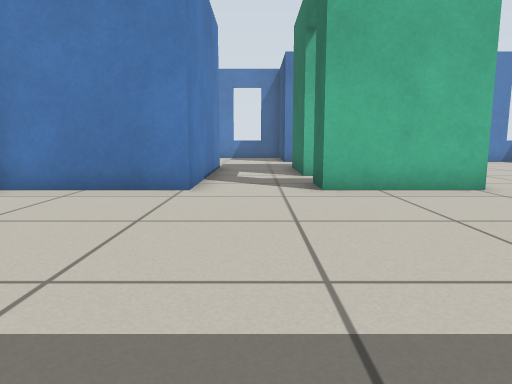
[1] (above)

16 first-person views from a walk through a robot-simulator world made for Gazebo. The camera is 0.5 m above the floor, tilts 8° down and sees 70° across. The floor is counted in squares, 0.5 m on a side. Each view is taken from the middle of a square. On the plan, view 1 faces up. The plan holds only what a view shows up to about 13 squares ahead; the rest is blank.

[2]
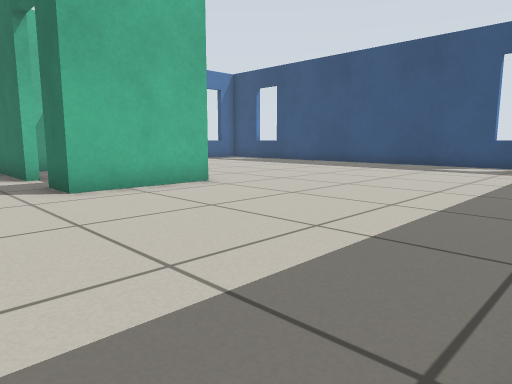

[3]
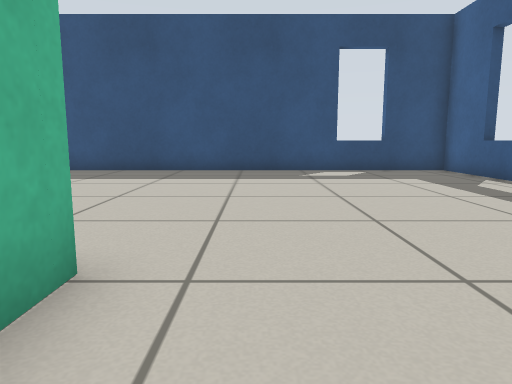

[4]
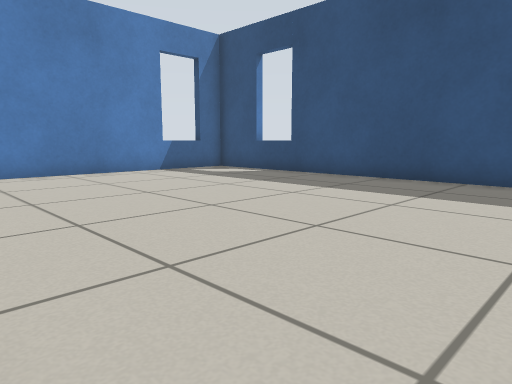

[5]
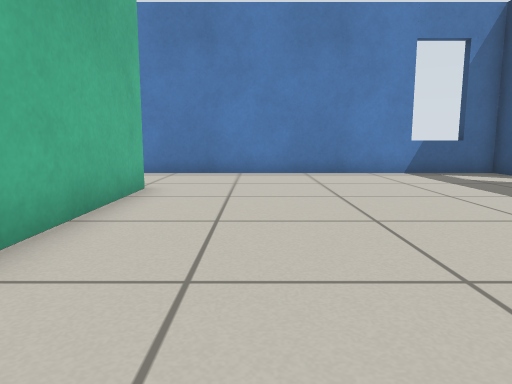

[6]
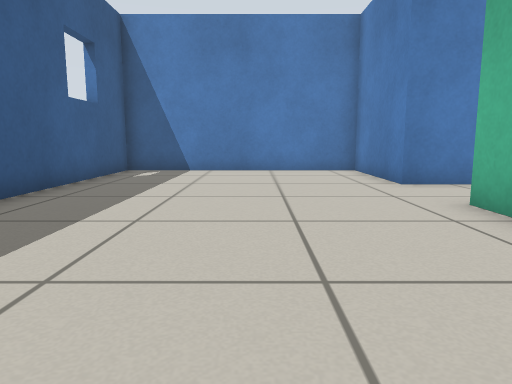

[7]
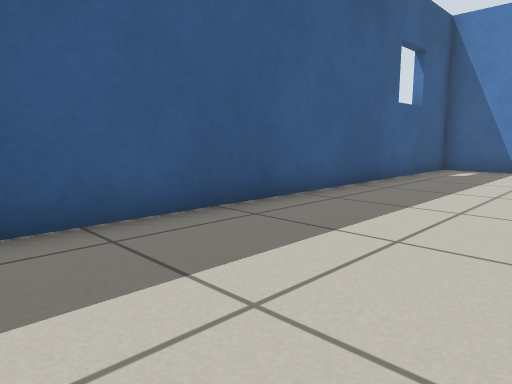

[8]
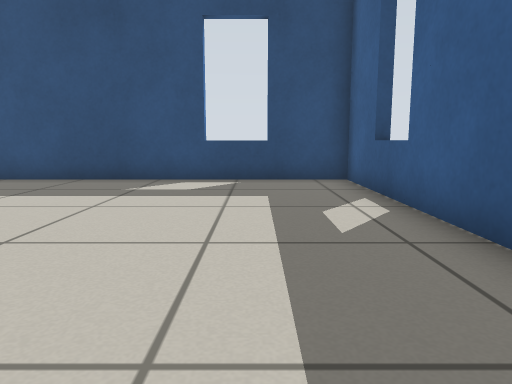

[9]
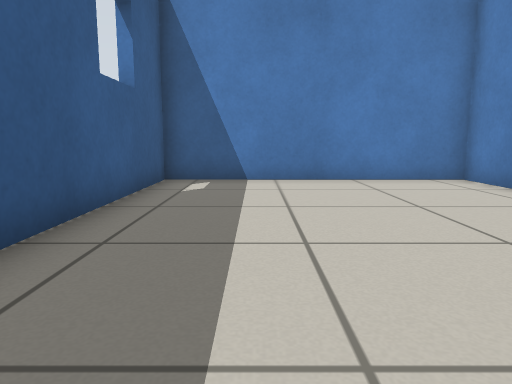

[10]
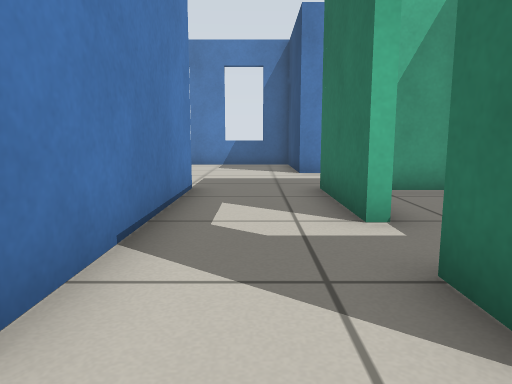

[11]
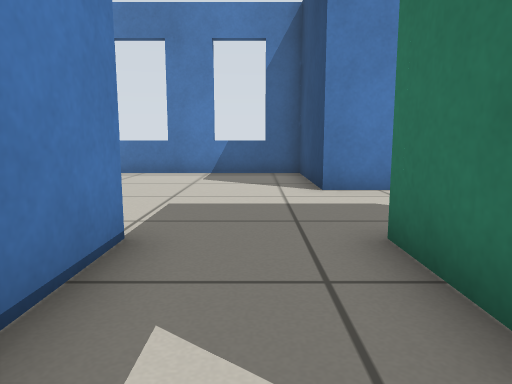

[12]
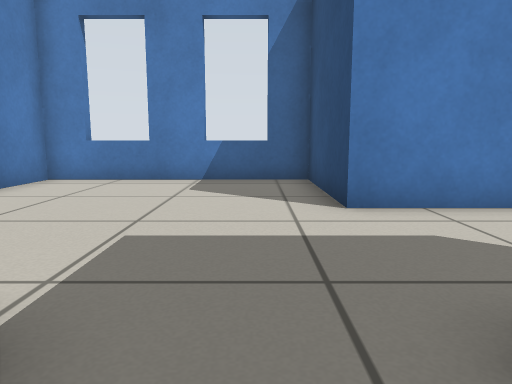

[13]
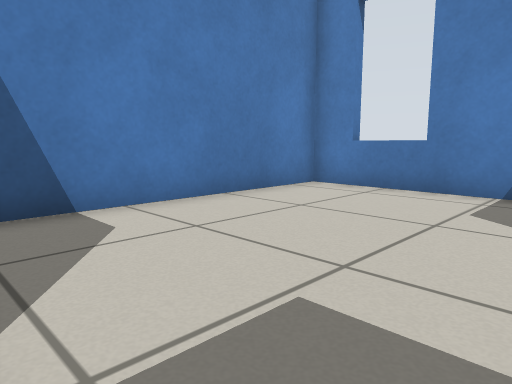

[14]
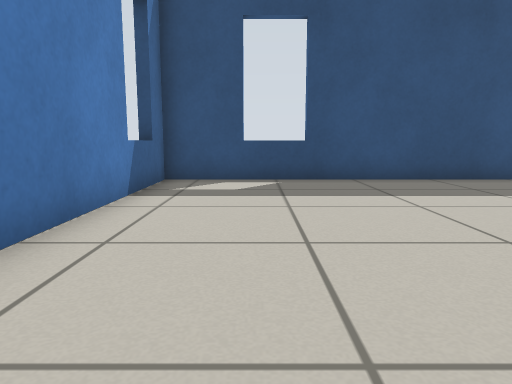

[15]
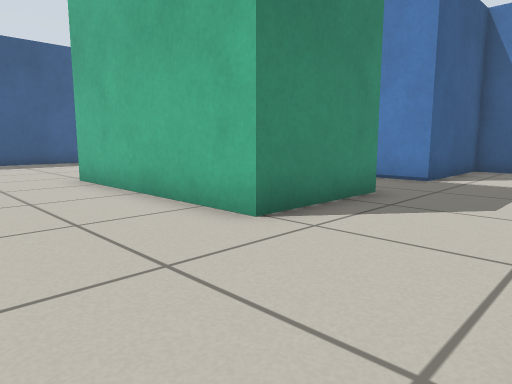

[16]
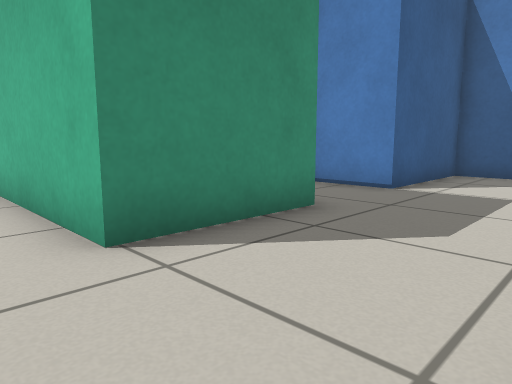

### Floor plan
Ten units are one square. View 1 is at (0, 0); x grows to the right and y downward. Boxes are objects, and circles mark ways between rooms. Rooms are numbered by the first view taken in them; rooms with no view inside come last. Other rooms are left out.
<svg viewBox="-58 -222 211 235">
<path fill="none" stroke="#000" d="M46 -137 46 -73 14 -73M-13 -73 -53 -73 -53 3 144 3 144 -173 54 -173M148 -33 143 -33M143 -17 148 -17M123 8 123 2M142 -137 147 -137M-33 2 -33 8M148 -153 143 -153M134 -172 134 -177M-13 -217 -13 -212M14 -104 14 -137 46 -137M54 -173 14 -173 14 -214 -53 -214 -53 -137 -13 -137 -13 -73M-43 -217 -43 -212M14 -73 14 -86M39 -133 24 -133"/>
<circle cx="-5" cy="-80" r="3" fill="#2a7"/>
<circle cx="47" cy="-160" r="3" fill="#2a7"/>
<circle cx="15" cy="-95" r="3" fill="#2a7"/>
<text x="60" y="-70">1</text>
<text x="-10" y="-160">2</text>
<text x="30" y="-110">3</text>
</svg>
Room 1 opens to room 2. Room 2 opens to room 3.

Where each view was taken, in squares from view 1:
view 1: 0 up, 0 right, facing up
view 2: 0 up, 1 left, facing up-right
view 3: 6 up, 2 right, facing right
view 4: 6 up, 5 right, facing up-right
view 5: 6 up, 7 right, facing up
view 6: 4 up, 7 right, facing left
view 7: 4 up, 8 right, facing down-left
view 8: 2 up, 5 right, facing right
view 9: 2 up, 4 right, facing left
view 10: 6 up, 0 right, facing up
view 11: 10 up, 0 right, facing up
view 12: 12 up, 0 right, facing up
view 13: 14 up, 0 right, facing up-left
view 14: 15 up, 5 right, facing right
view 15: 17 up, 8 right, facing down-left
view 16: 17 up, 6 right, facing down-left
